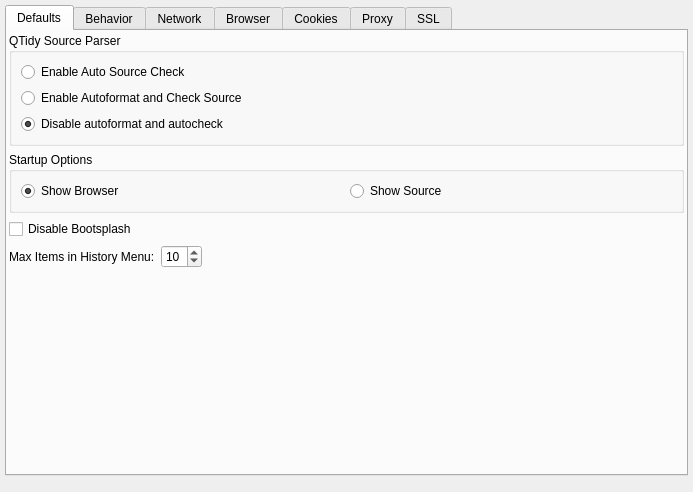
<?xml version="1.0" encoding="UTF-8"?>
<ui version="4.0">
 <class>ConfigDialogUi</class>
 <widget class="QDialog" name="ConfigDialogUi">
  <property name="geometry">
   <rect>
    <x>0</x>
    <y>0</y>
    <width>693</width>
    <height>492</height>
   </rect>
  </property>
  <property name="minimumSize">
   <size>
    <width>600</width>
    <height>0</height>
   </size>
  </property>
  <property name="windowTitle">
   <string>Configure xhtmldbg[*]</string>
  </property>
  <layout class="QVBoxLayout" name="vLayout">
   <property name="spacing">
    <number>-1</number>
   </property>
   <property name="leftMargin">
    <number>5</number>
   </property>
   <property name="topMargin">
    <number>5</number>
   </property>
   <property name="rightMargin">
    <number>5</number>
   </property>
   <property name="bottomMargin">
    <number>10</number>
   </property>
   <item>
    <widget class="QTabWidget" name="tabWidget">
     <property name="currentIndex">
      <number>0</number>
     </property>
     <widget class="QWidget" name="tab1">
      <attribute name="title">
       <string>Defaults</string>
      </attribute>
      <layout class="QVBoxLayout" name="verticalLayout_2">
       <property name="margin">
        <number>2</number>
       </property>
       <item>
        <widget class="QGroupBox" name="groupBox">
         <property name="title">
          <string>QTidy Source Parser</string>
         </property>
         <layout class="QVBoxLayout" name="verticalLayout">
          <item>
           <widget class="QRadioButton" name="AutoCheck">
            <property name="text">
             <string>Enable Auto Source Check</string>
            </property>
           </widget>
          </item>
          <item>
           <widget class="QRadioButton" name="AutoFormat">
            <property name="text">
             <string>Enable Autoformat and Check Source</string>
            </property>
           </widget>
          </item>
          <item>
           <widget class="QRadioButton" name="AutoDisabled">
            <property name="text">
             <string>Disable autoformat and autocheck</string>
            </property>
            <property name="checked">
             <bool>true</bool>
            </property>
           </widget>
          </item>
         </layout>
        </widget>
       </item>
       <item>
        <widget class="QGroupBox" name="groupBox_2">
         <property name="title">
          <string>Startup Options</string>
         </property>
         <layout class="QHBoxLayout" name="horizontalLayout">
          <item>
           <widget class="QRadioButton" name="tabStartShow0">
            <property name="text">
             <string>Show Browser</string>
            </property>
            <property name="checked">
             <bool>true</bool>
            </property>
           </widget>
          </item>
          <item>
           <widget class="QRadioButton" name="tabStartShow1">
            <property name="text">
             <string>Show Source</string>
            </property>
           </widget>
          </item>
         </layout>
        </widget>
       </item>
       <item>
        <widget class="QCheckBox" name="bootsplash">
         <property name="text">
          <string>Disable Bootsplash</string>
         </property>
        </widget>
       </item>
       <item>
        <layout class="QHBoxLayout" name="horizontalLayout_2">
         <item>
          <widget class="QLabel" name="label">
           <property name="text">
            <string>Max Items in History Menu:</string>
           </property>
          </widget>
         </item>
         <item>
          <widget class="QSpinBox" name="MaxHistoryItems">
           <property name="minimum">
            <number>5</number>
           </property>
           <property name="maximum">
            <number>50</number>
           </property>
           <property name="value">
            <number>10</number>
           </property>
          </widget>
         </item>
         <item>
          <spacer name="horizontalSpacer">
           <property name="orientation">
            <enum>Qt::Horizontal</enum>
           </property>
           <property name="sizeHint" stdset="0">
            <size>
             <width>40</width>
             <height>20</height>
            </size>
           </property>
          </spacer>
         </item>
        </layout>
       </item>
       <item>
        <spacer name="verticalSpacer">
         <property name="orientation">
          <enum>Qt::Vertical</enum>
         </property>
         <property name="sizeHint" stdset="0">
          <size>
           <width>20</width>
           <height>133</height>
          </size>
         </property>
        </spacer>
       </item>
      </layout>
     </widget>
     <widget class="QWidget" name="tab2">
      <attribute name="title">
       <string>Behavior</string>
      </attribute>
      <layout class="QVBoxLayout" name="verticalLayout_5">
       <property name="margin">
        <number>2</number>
       </property>
       <item>
        <widget class="QGroupBox" name="groupBox_3">
         <property name="title">
          <string>Start Options</string>
         </property>
         <layout class="QVBoxLayout" name="verticalLayout_4">
          <item>
           <widget class="QLabel" name="label_2">
            <property name="text">
             <string>Load this URL as Default on start, if empty use recent Homepage.</string>
            </property>
            <property name="wordWrap">
             <bool>true</bool>
            </property>
           </widget>
          </item>
          <item>
           <layout class="QHBoxLayout" name="horizontalLayout_3">
            <item>
             <widget class="QLineEdit" name="StartUpUrl"/>
            </item>
            <item>
             <widget class="QToolButton" name="clearStartupUrlBtn">
              <property name="text">
               <string>&lt;</string>
              </property>
             </widget>
            </item>
           </layout>
          </item>
         </layout>
        </widget>
       </item>
       <item>
        <widget class="QLabel" name="label_3">
         <property name="text">
          <string>Header Field Definitions</string>
         </property>
        </widget>
       </item>
       <item>
        <widget class="QTableWidget" name="headersTable">
         <property name="toolTip">
          <string/>
         </property>
         <property name="statusTip">
          <string>HTTP Header Field Definitions</string>
         </property>
         <property name="whatsThis">
          <string notr="true">HTTP Header Field Definitions http://www.w3.org/Protocols/rfc2616/rfc2616-sec14.html#sec14</string>
         </property>
         <property name="showDropIndicator" stdset="0">
          <bool>false</bool>
         </property>
         <property name="dragDropOverwriteMode">
          <bool>false</bool>
         </property>
         <property name="wordWrap">
          <bool>false</bool>
         </property>
         <attribute name="horizontalHeaderDefaultSectionSize">
          <number>150</number>
         </attribute>
         <attribute name="horizontalHeaderStretchLastSection">
          <bool>true</bool>
         </attribute>
         <attribute name="verticalHeaderVisible">
          <bool>false</bool>
         </attribute>
         <attribute name="verticalHeaderVisible">
          <bool>false</bool>
         </attribute>
         <attribute name="horizontalHeaderStretchLastSection">
          <bool>true</bool>
         </attribute>
         <attribute name="horizontalHeaderDefaultSectionSize">
          <number>150</number>
         </attribute>
         <row>
          <property name="text">
           <string>0</string>
          </property>
         </row>
         <row>
          <property name="text">
           <string>1</string>
          </property>
         </row>
         <row>
          <property name="text">
           <string>2</string>
          </property>
         </row>
         <column>
          <property name="text">
           <string>Type</string>
          </property>
         </column>
         <column>
          <property name="text">
           <string>Value</string>
          </property>
         </column>
         <item row="0" column="0">
          <property name="text">
           <string notr="true">Accept-Charset</string>
          </property>
         </item>
         <item row="0" column="1">
          <property name="text">
           <string notr="true">utf-8, unicode-1-1;q=0.8</string>
          </property>
         </item>
         <item row="1" column="0">
          <property name="text">
           <string notr="true">Accept-Language</string>
          </property>
         </item>
         <item row="1" column="1">
          <property name="text">
           <string notr="true">en, en-us;q=0.8, en;q=0.7</string>
          </property>
         </item>
         <item row="2" column="0">
          <property name="text">
           <string notr="true">User-Agent</string>
          </property>
         </item>
         <item row="2" column="1">
          <property name="text">
           <string notr="true">Mozilla/5.0 (compatible; QTidy/0.8.2; en, en_US) AppleWebKit (KHTML, like Gecko)</string>
          </property>
         </item>
        </widget>
       </item>
      </layout>
     </widget>
     <widget class="QWidget" name="tab3">
      <attribute name="title">
       <string>Network</string>
      </attribute>
      <layout class="QVBoxLayout" name="verticalLayout_7">
       <property name="margin">
        <number>2</number>
       </property>
       <item>
        <widget class="QGroupBox" name="CacheSaveControlAttribute">
         <property name="title">
          <string>Enable Network Request Caching</string>
         </property>
         <property name="checkable">
          <bool>false</bool>
         </property>
         <property name="checked">
          <bool>false</bool>
         </property>
         <layout class="QVBoxLayout" name="verticalLayout_3">
          <item>
           <widget class="QLabel" name="label_4">
            <property name="text">
             <string>Note that the default Network Request does not have caching enabled.
By default it isn't a good idea to enable Auto Caching with Debugging.</string>
            </property>
            <property name="wordWrap">
             <bool>true</bool>
            </property>
            <property name="indent">
             <number>2</number>
            </property>
            <property name="textInteractionFlags">
             <set>Qt::NoTextInteraction</set>
            </property>
           </widget>
          </item>
          <item>
           <widget class="QCheckBox" name="SourceIsFromCacheAttribute">
            <property name="text">
             <string>Indicates whether the data was obtained from cache or not.</string>
            </property>
           </widget>
          </item>
          <item>
           <widget class="QLabel" name="label_5">
            <property name="text">
             <string>How the cache should be accessed?</string>
            </property>
           </widget>
          </item>
          <item>
           <widget class="QComboBox" name="CacheLoadControlAttribute">
            <property name="statusTip">
             <string notr="true"/>
            </property>
            <property name="whatsThis">
             <string notr="true"/>
            </property>
            <property name="maxCount">
             <number>20</number>
            </property>
           </widget>
          </item>
         </layout>
        </widget>
       </item>
       <item>
        <widget class="QCheckBox" name="DoNotBufferUploadDataAttribute">
         <property name="text">
          <string>Do Not Buffer Upload Data when doing a HTTP POST request.</string>
         </property>
         <property name="checked">
          <bool>true</bool>
         </property>
        </widget>
       </item>
       <item>
        <widget class="QCheckBox" name="HttpPipeliningAllowedAttribute">
         <property name="text">
          <string>Allow HTTP pipelining with requests.</string>
         </property>
         <property name="checked">
          <bool>true</bool>
         </property>
        </widget>
       </item>
       <item>
        <widget class="QCheckBox" name="HttpPipeliningWasUsedAttribute">
         <property name="text">
          <string>Indicates whether the HTTP Pipelining was used for receiving data Requests.</string>
         </property>
         <property name="checked">
          <bool>true</bool>
         </property>
        </widget>
       </item>
       <item>
        <spacer name="verticalSpacer_2">
         <property name="orientation">
          <enum>Qt::Vertical</enum>
         </property>
         <property name="sizeHint" stdset="0">
          <size>
           <width>354</width>
           <height>167</height>
          </size>
         </property>
        </spacer>
       </item>
      </layout>
     </widget>
     <widget class="QWidget" name="tab4">
      <attribute name="title">
       <string>Browser</string>
      </attribute>
      <layout class="QVBoxLayout" name="verticalLayout_6">
       <property name="margin">
        <number>2</number>
       </property>
       <item>
        <widget class="QGroupBox" name="groupBox_4">
         <property name="title">
          <string>Font Settings</string>
         </property>
         <layout class="QGridLayout" name="gridLayout">
          <item row="0" column="0">
           <widget class="QLabel" name="label_6">
            <property name="sizePolicy">
             <sizepolicy hsizetype="Expanding" vsizetype="Preferred">
              <horstretch>0</horstretch>
              <verstretch>0</verstretch>
             </sizepolicy>
            </property>
            <property name="text">
             <string>Default Font Size:</string>
            </property>
            <property name="alignment">
             <set>Qt::AlignRight|Qt::AlignTrailing|Qt::AlignVCenter</set>
            </property>
           </widget>
          </item>
          <item row="0" column="1">
           <widget class="QSpinBox" name="DefaultFontSize">
            <property name="minimum">
             <number>8</number>
            </property>
            <property name="maximum">
             <number>50</number>
            </property>
            <property name="value">
             <number>16</number>
            </property>
           </widget>
          </item>
          <item row="1" column="0">
           <widget class="QLabel" name="label_7">
            <property name="sizePolicy">
             <sizepolicy hsizetype="Expanding" vsizetype="Preferred">
              <horstretch>0</horstretch>
              <verstretch>0</verstretch>
             </sizepolicy>
            </property>
            <property name="text">
             <string>Fixed Font Size:</string>
            </property>
            <property name="alignment">
             <set>Qt::AlignRight|Qt::AlignTrailing|Qt::AlignVCenter</set>
            </property>
           </widget>
          </item>
          <item row="1" column="1">
           <widget class="QSpinBox" name="DefaultFixedFontSize">
            <property name="minimum">
             <number>8</number>
            </property>
            <property name="maximum">
             <number>50</number>
            </property>
            <property name="value">
             <number>16</number>
            </property>
           </widget>
          </item>
         </layout>
        </widget>
       </item>
       <item>
        <widget class="QCheckBox" name="DeveloperExtrasEnabled">
         <property name="text">
          <string>Developer Extras Enabled</string>
         </property>
        </widget>
       </item>
       <item>
        <widget class="QCheckBox" name="AutoLoadImages">
         <property name="text">
          <string>AutoLoad Images</string>
         </property>
         <property name="checked">
          <bool>true</bool>
         </property>
        </widget>
       </item>
       <item>
        <widget class="QCheckBox" name="JavascriptEnabled">
         <property name="text">
          <string>Javascript Enabled</string>
         </property>
         <property name="checked">
          <bool>true</bool>
         </property>
        </widget>
       </item>
       <item>
        <widget class="QCheckBox" name="PluginsEnabled">
         <property name="text">
          <string>Plugins Enabled</string>
         </property>
        </widget>
       </item>
       <item>
        <widget class="QCheckBox" name="JavaEnabled">
         <property name="text">
          <string>Java Enabled</string>
         </property>
        </widget>
       </item>
       <item>
        <spacer name="verticalSpacer_3">
         <property name="orientation">
          <enum>Qt::Vertical</enum>
         </property>
         <property name="sizeHint" stdset="0">
          <size>
           <width>20</width>
           <height>179</height>
          </size>
         </property>
        </spacer>
       </item>
      </layout>
     </widget>
     <widget class="QWidget" name="tab5">
      <attribute name="title">
       <string notr="true">Cookies</string>
      </attribute>
      <layout class="QVBoxLayout" name="verticalLayout_9">
       <property name="margin">
        <number>2</number>
       </property>
       <item>
        <widget class="QGroupBox" name="groupBox_5">
         <property name="title">
          <string>Arrangements</string>
         </property>
         <layout class="QGridLayout" name="gridLayout_2">
          <item row="1" column="0" colspan="2">
           <spacer name="horizontalSpacer_3">
            <property name="orientation">
             <enum>Qt::Horizontal</enum>
            </property>
            <property name="sizeHint" stdset="0">
             <size>
              <width>445</width>
              <height>20</height>
             </size>
            </property>
           </spacer>
          </item>
          <item row="1" column="2">
           <widget class="QPushButton" name="removeCookieItem">
            <property name="text">
             <string>Remove</string>
            </property>
           </widget>
          </item>
          <item row="1" column="3">
           <widget class="QPushButton" name="removeAllCookies">
            <property name="text">
             <string>Clear Table</string>
            </property>
           </widget>
          </item>
          <item row="0" column="0" colspan="4">
           <widget class="EditCookiesTable" name="cookiesTable">
            <property name="contextMenuPolicy">
             <enum>Qt::NoContextMenu</enum>
            </property>
            <property name="editTriggers">
             <set>QAbstractItemView::DoubleClicked</set>
            </property>
            <property name="tabKeyNavigation">
             <bool>true</bool>
            </property>
            <property name="showDropIndicator" stdset="0">
             <bool>false</bool>
            </property>
            <property name="dragDropOverwriteMode">
             <bool>false</bool>
            </property>
            <property name="alternatingRowColors">
             <bool>true</bool>
            </property>
            <property name="selectionMode">
             <enum>QAbstractItemView::SingleSelection</enum>
            </property>
            <property name="selectionBehavior">
             <enum>QAbstractItemView::SelectRows</enum>
            </property>
            <property name="gridStyle">
             <enum>Qt::DashLine</enum>
            </property>
            <property name="wordWrap">
             <bool>false</bool>
            </property>
            <property name="rowCount">
             <number>0</number>
            </property>
            <property name="columnCount">
             <number>2</number>
            </property>
            <attribute name="horizontalHeaderDefaultSectionSize">
             <number>125</number>
            </attribute>
            <attribute name="horizontalHeaderHighlightSections">
             <bool>false</bool>
            </attribute>
            <attribute name="horizontalHeaderMinimumSectionSize">
             <number>125</number>
            </attribute>
            <attribute name="horizontalHeaderShowSortIndicator" stdset="0">
             <bool>true</bool>
            </attribute>
            <attribute name="horizontalHeaderStretchLastSection">
             <bool>false</bool>
            </attribute>
            <attribute name="verticalHeaderVisible">
             <bool>false</bool>
            </attribute>
            <attribute name="verticalHeaderVisible">
             <bool>false</bool>
            </attribute>
            <attribute name="horizontalHeaderShowSortIndicator" stdset="0">
             <bool>true</bool>
            </attribute>
            <attribute name="horizontalHeaderStretchLastSection">
             <bool>false</bool>
            </attribute>
            <attribute name="horizontalHeaderMinimumSectionSize">
             <number>125</number>
            </attribute>
            <attribute name="horizontalHeaderHighlightSections">
             <bool>false</bool>
            </attribute>
            <attribute name="horizontalHeaderDefaultSectionSize">
             <number>125</number>
            </attribute>
            <column>
             <property name="text">
              <string>Domain</string>
             </property>
            </column>
            <column>
             <property name="text">
              <string>Arrangement</string>
             </property>
            </column>
           </widget>
          </item>
         </layout>
        </widget>
       </item>
       <item>
        <widget class="QGroupBox" name="groupBox_6">
         <property name="title">
          <string>Add</string>
         </property>
         <layout class="QVBoxLayout" name="verticalLayout_8">
          <item>
           <layout class="QHBoxLayout" name="horizontalLayout_4">
            <item>
             <widget class="QLabel" name="label_8">
              <property name="text">
               <string>Url:</string>
              </property>
              <property name="alignment">
               <set>Qt::AlignRight|Qt::AlignTrailing|Qt::AlignVCenter</set>
              </property>
              <property name="indent">
               <number>3</number>
              </property>
             </widget>
            </item>
            <item>
             <widget class="QLineEdit" name="addCookieDomain">
              <property name="inputMask">
               <string notr="true"/>
              </property>
              <property name="text">
               <string>http://</string>
              </property>
             </widget>
            </item>
           </layout>
          </item>
          <item>
           <layout class="QHBoxLayout" name="horizontalLayout_5">
            <item>
             <spacer name="horizontalSpacer_4">
              <property name="orientation">
               <enum>Qt::Horizontal</enum>
              </property>
              <property name="sizeHint" stdset="0">
               <size>
                <width>40</width>
                <height>20</height>
               </size>
              </property>
             </spacer>
            </item>
            <item>
             <widget class="QComboBox" name="selectedArrangementType">
              <property name="minimumSize">
               <size>
                <width>180</width>
                <height>0</height>
               </size>
              </property>
              <item>
               <property name="text">
                <string>Merely current Session</string>
               </property>
              </item>
              <item>
               <property name="text">
                <string>Always Blocked</string>
               </property>
              </item>
              <item>
               <property name="text">
                <string>Always Allowed</string>
               </property>
              </item>
             </widget>
            </item>
            <item>
             <widget class="QPushButton" name="addCookieArrangement">
              <property name="text">
               <string>Add</string>
              </property>
             </widget>
            </item>
           </layout>
          </item>
         </layout>
        </widget>
       </item>
      </layout>
     </widget>
     <widget class="QWidget" name="tab6">
      <attribute name="title">
       <string notr="true">Proxy</string>
      </attribute>
      <layout class="QVBoxLayout" name="verticalLayout_10">
       <property name="margin">
        <number>2</number>
       </property>
       <item>
        <widget class="ProxySettings" name="proxySettings" native="true"/>
       </item>
      </layout>
     </widget>
     <widget class="QWidget" name="tab7">
      <attribute name="title">
       <string notr="true">SSL</string>
      </attribute>
      <layout class="QVBoxLayout" name="verticalLayout_11">
       <property name="margin">
        <number>2</number>
       </property>
       <item>
        <widget class="QScrollArea" name="scrollArea">
         <property name="widgetResizable">
          <bool>true</bool>
         </property>
         <widget class="QWidget" name="sslConfigWidget">
          <property name="geometry">
           <rect>
            <x>0</x>
            <y>0</y>
            <width>655</width>
            <height>788</height>
           </rect>
          </property>
          <property name="statusTip">
           <string notr="true"/>
          </property>
          <property name="whatsThis">
           <string notr="true"/>
          </property>
          <layout class="QVBoxLayout" name="verticalLayout_14">
           <item>
            <widget class="QGroupBox" name="CaGroupBox">
             <property name="title">
              <string>CA Certificate Database</string>
             </property>
             <layout class="QVBoxLayout" name="verticalLayout_12">
              <item>
               <widget class="QTableWidget" name="sslIssuers">
                <property name="contextMenuPolicy">
                 <enum>Qt::NoContextMenu</enum>
                </property>
                <property name="editTriggers">
                 <set>QAbstractItemView::NoEditTriggers</set>
                </property>
                <property name="selectionMode">
                 <enum>QAbstractItemView::SingleSelection</enum>
                </property>
                <property name="selectionBehavior">
                 <enum>QAbstractItemView::SelectRows</enum>
                </property>
                <property name="showGrid">
                 <bool>false</bool>
                </property>
                <property name="wordWrap">
                 <bool>false</bool>
                </property>
                <property name="cornerButtonEnabled">
                 <bool>false</bool>
                </property>
                <attribute name="verticalHeaderVisible">
                 <bool>false</bool>
                </attribute>
                <attribute name="verticalHeaderStretchLastSection">
                 <bool>true</bool>
                </attribute>
                <attribute name="verticalHeaderVisible">
                 <bool>false</bool>
                </attribute>
                <attribute name="verticalHeaderStretchLastSection">
                 <bool>true</bool>
                </attribute>
                <column>
                 <property name="text">
                  <string>Organization (O)</string>
                 </property>
                </column>
                <column>
                 <property name="text">
                  <string>CommonName (CN)</string>
                 </property>
                </column>
                <column>
                 <property name="text">
                  <string>Expires</string>
                 </property>
                </column>
               </widget>
              </item>
              <item>
               <layout class="QHBoxLayout" name="horizontalLayout_6">
                <item>
                 <widget class="QLabel" name="label_13">
                  <property name="text">
                   <string>Database:</string>
                  </property>
                  <property name="alignment">
                   <set>Qt::AlignRight|Qt::AlignTrailing|Qt::AlignVCenter</set>
                  </property>
                 </widget>
                </item>
                <item>
                 <widget class="QLineEdit" name="sslCaCertsDatabase">
                  <property name="toolTip">
                   <string notr="true">CAfile</string>
                  </property>
                  <property name="statusTip">
                   <string notr="true">CAfile</string>
                  </property>
                  <property name="whatsThis">
                   <string notr="true">CAfile</string>
                  </property>
                  <property name="inputMask">
                   <string notr="true"/>
                  </property>
                 </widget>
                </item>
                <item>
                 <widget class="QToolButton" name="openCaCertButton">
                  <property name="text">
                   <string>...</string>
                  </property>
                 </widget>
                </item>
               </layout>
              </item>
             </layout>
            </widget>
           </item>
           <item>
            <widget class="QGroupBox" name="TrustedHostBox">
             <property name="title">
              <string>Untrusted Certificate whitelist</string>
             </property>
             <layout class="QVBoxLayout" name="verticalLayout_13">
              <item>
               <widget class="QListWidget" name="trustedHostsList">
                <property name="editTriggers">
                 <set>QAbstractItemView::CurrentChanged|QAbstractItemView::SelectedClicked</set>
                </property>
                <property name="sortingEnabled">
                 <bool>true</bool>
                </property>
                <item>
                 <property name="text">
                  <string notr="true">localhost</string>
                 </property>
                 <property name="toolTip">
                  <string notr="true"/>
                 </property>
                 <property name="statusTip">
                  <string notr="true"/>
                 </property>
                 <property name="whatsThis">
                  <string notr="true"/>
                 </property>
                </item>
               </widget>
              </item>
              <item>
               <layout class="QHBoxLayout" name="horizontalLayout_7">
                <property name="spacing">
                 <number>10</number>
                </property>
                <item>
                 <spacer name="horizontalSpacer_2">
                  <property name="orientation">
                   <enum>Qt::Horizontal</enum>
                  </property>
                  <property name="sizeHint" stdset="0">
                   <size>
                    <width>70</width>
                    <height>20</height>
                   </size>
                  </property>
                 </spacer>
                </item>
                <item>
                 <widget class="QLineEdit" name="trustedEdit"/>
                </item>
                <item>
                 <widget class="QToolButton" name="removeFromWhiteListBtn">
                  <property name="text">
                   <string>...</string>
                  </property>
                 </widget>
                </item>
                <item>
                 <widget class="QToolButton" name="addToWhiteListBtn">
                  <property name="text">
                   <string>...</string>
                  </property>
                 </widget>
                </item>
                <item>
                 <widget class="QToolButton" name="clearWhiteListBtn">
                  <property name="text">
                   <string>...</string>
                  </property>
                 </widget>
                </item>
               </layout>
              </item>
             </layout>
            </widget>
           </item>
           <item>
            <widget class="QGroupBox" name="sslGroupBox1">
             <property name="title">
              <string>Client Authentication and Access Control</string>
             </property>
             <layout class="QGridLayout" name="gridLayout_3">
              <item row="0" column="0" colspan="3">
               <widget class="QLabel" name="label_9">
                <property name="text">
                 <string>This Certificate is used by the remote end to verify the local user's identity against its list of Certification Authorities. For more Information about Client Authentication and Access Control  with Certificates please refer the  Apache SSL FAQ. How can I authenticate clients based on certificates when &lt;a href=&quot;http://www.google.de/search?q=apache2+client+authentication+access+control%20site:httpd.apache.org&quot;&gt;I know all my clients&lt;/a&gt;?</string>
                </property>
                <property name="alignment">
                 <set>Qt::AlignJustify|Qt::AlignTop</set>
                </property>
                <property name="wordWrap">
                 <bool>true</bool>
                </property>
                <property name="indent">
                 <number>2</number>
                </property>
                <property name="openExternalLinks">
                 <bool>true</bool>
                </property>
                <property name="textInteractionFlags">
                 <set>Qt::TextBrowserInteraction</set>
                </property>
               </widget>
              </item>
              <item row="1" column="0">
               <widget class="QLabel" name="label_10">
                <property name="text">
                 <string>Public Keyfile:</string>
                </property>
                <property name="alignment">
                 <set>Qt::AlignRight|Qt::AlignTrailing|Qt::AlignVCenter</set>
                </property>
               </widget>
              </item>
              <item row="1" column="1">
               <widget class="QLineEdit" name="sslPublicKey"/>
              </item>
              <item row="1" column="2">
               <widget class="QToolButton" name="openPupKeyButton">
                <property name="text">
                 <string>...</string>
                </property>
               </widget>
              </item>
              <item row="2" column="0">
               <widget class="QLabel" name="label_11">
                <property name="text">
                 <string>Private Keyfile:</string>
                </property>
                <property name="alignment">
                 <set>Qt::AlignRight|Qt::AlignTrailing|Qt::AlignVCenter</set>
                </property>
               </widget>
              </item>
              <item row="2" column="1">
               <widget class="QLineEdit" name="sslPrivateKey"/>
              </item>
              <item row="2" column="2">
               <widget class="QToolButton" name="openPrivKeyButton">
                <property name="text">
                 <string>...</string>
                </property>
               </widget>
              </item>
              <item row="3" column="0">
               <widget class="QLabel" name="label_12">
                <property name="text">
                 <string>Private Key Password:</string>
                </property>
                <property name="alignment">
                 <set>Qt::AlignRight|Qt::AlignTrailing|Qt::AlignVCenter</set>
                </property>
               </widget>
              </item>
              <item row="3" column="1">
               <widget class="QLineEdit" name="qt_ssl_pass_phrase">
                <property name="echoMode">
                 <enum>QLineEdit::PasswordEchoOnEdit</enum>
                </property>
               </widget>
              </item>
              <item row="3" column="2">
               <widget class="QToolButton" name="clearPassButton">
                <property name="text">
                 <string>...</string>
                </property>
               </widget>
              </item>
             </layout>
            </widget>
           </item>
          </layout>
         </widget>
        </widget>
       </item>
      </layout>
     </widget>
    </widget>
   </item>
   <item>
    <widget class="QDialogButtonBox" name="buttonBox">
     <property name="orientation">
      <enum>Qt::Horizontal</enum>
     </property>
     <property name="standardButtons">
      <set>QDialogButtonBox::NoButton</set>
     </property>
    </widget>
   </item>
  </layout>
 </widget>
 <customwidgets>
  <customwidget>
   <class>EditCookiesTable</class>
   <extends>QTableWidget</extends>
   <header>editcookiestable.h</header>
  </customwidget>
  <customwidget>
   <class>ProxySettings</class>
   <extends>QWidget</extends>
   <header>proxysettings.h</header>
   <container>1</container>
  </customwidget>
 </customwidgets>
 <resources/>
 <connections>
  <connection>
   <sender>clearPassButton</sender>
   <signal>clicked()</signal>
   <receiver>qt_ssl_pass_phrase</receiver>
   <slot>clear()</slot>
   <hints>
    <hint type="sourcelabel">
     <x>645</x>
     <y>635</y>
    </hint>
    <hint type="destinationlabel">
     <x>608</x>
     <y>633</y>
    </hint>
   </hints>
  </connection>
  <connection>
   <sender>clearStartupUrlBtn</sender>
   <signal>clicked()</signal>
   <receiver>StartUpUrl</receiver>
   <slot>clear()</slot>
   <hints>
    <hint type="sourcelabel">
     <x>662</x>
     <y>99</y>
    </hint>
    <hint type="destinationlabel">
     <x>595</x>
     <y>98</y>
    </hint>
   </hints>
  </connection>
 </connections>
</ui>
